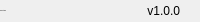
              <widget class="QFrame" name="bottomBar">
               <property name="minimumSize">
                <size>
                 <width>0</width>
                 <height>22</height>
                </size>
               </property>
               <property name="maximumSize">
                <size>
                 <width>16777215</width>
                 <height>22</height>
                </size>
               </property>
               <property name="frameShape">
                <enum>QFrame::NoFrame</enum>
               </property>
               <property name="frameShadow">
                <enum>QFrame::Raised</enum>
               </property>
               <layout class="QHBoxLayout" name="horizontalLayout_5">
                <property name="spacing">
                 <number>0</number>
                </property>
                <property name="leftMargin">
                 <number>0</number>
                </property>
                <property name="topMargin">
                 <number>0</number>
                </property>
                <property name="rightMargin">
                 <number>0</number>
                </property>
                <property name="bottomMargin">
                 <number>0</number>
                </property>
                <item>
                 <widget class="QLabel" name="creditsLabel">
                  <property name="maximumSize">
                   <size>
                    <width>16777215</width>
                    <height>16</height>
                   </size>
                  </property>
                  <property name="font">
                   <font>
                    <family>Segoe UI</family>
                    <pointsize>-1</pointsize>
                    <weight>50</weight>
                    <italic>false</italic>
                    <bold>false</bold>
                   </font>
                  </property>
                  <property name="text">
                   <string>GES Vietnam</string>
                  </property>
                  <property name="alignment">
                   <set>Qt::AlignLeading|Qt::AlignLeft|Qt::AlignVCenter</set>
                  </property>
                 </widget>
                </item>
                <item>
                 <widget class="QLabel" name="version">
                  <property name="text">
                   <string>v1.0.0</string>
                  </property>
                  <property name="alignment">
                   <set>Qt::AlignRight|Qt::AlignTrailing|Qt::AlignVCenter</set>
                  </property>
                 </widget>
                </item>
                <item>
                 <widget class="QFrame" name="frame_size_grip">
                  <property name="minimumSize">
                   <size>
                    <width>20</width>
                    <height>0</height>
                   </size>
                  </property>
                  <property name="maximumSize">
                   <size>
                    <width>20</width>
                    <height>16777215</height>
                   </size>
                  </property>
                  <property name="frameShape">
                   <enum>QFrame::NoFrame</enum>
                  </property>
                  <property name="frameShadow">
                   <enum>QFrame::Raised</enum>
                  </property>
                 </widget>
                </item>
               </layout>
              </widget>
